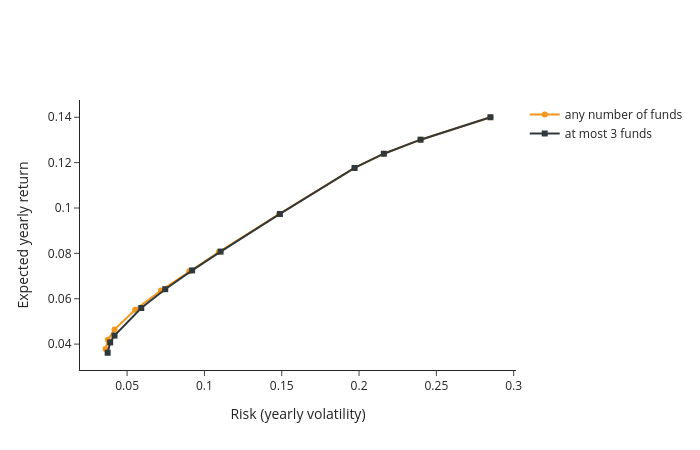

Notebook cell for this chart:
### Code cell
fig = go.Figure()
fig.add_trace(go.Scatter(x=front["risk"], y=front["return"], mode="lines+markers",
                         line_color="#F4961A", name="any number of funds"))
fig.add_trace(go.Scatter(x=front_k3["risk"], y=front_k3["return"], mode="lines+markers",
                         marker_symbol="square", line_color="#30383B", name="at most 3 funds"))
fig.update_layout(xaxis_title="Risk (yearly volatility)", yaxis_title="Expected yearly return",
                  template="simple_white", width=700, height=450)
fig.show()

### Figure 1 — Plotly figure (JSON) as saved in the notebook; plotly's stock layout.template omitted (floating-point values rounded to 4 significant figures)
{"data": [{"line": {"color": "#F4961A"}, "mode": "lines+markers", "name": "any number of funds", "type": "scatter", "x": [0.03606, 0.03754, 0.04185, 0.05521, 0.07189, 0.0902, 0.1093, 0.1482, 0.1971, 0.216, 0.2398, 0.285], "y": [0.03785, 0.04188, 0.04644, 0.05513, 0.06361, 0.07208, 0.08056, 0.09728, 0.1177, 0.1239, 0.1301, 0.14]}, {"line": {"color": "#30383B"}, "marker": {"symbol": "square"}, "mode": "lines+markers", "name": "at most 3 funds", "type": "scatter", "x": [0.03743, 0.03906, 0.04185, 0.05916, 0.07465, 0.09206, 0.1105, 0.1488, 0.1971, 0.216, 0.2398, 0.285], "y": [0.0362, 0.04075, 0.04376, 0.05592, 0.06421, 0.0725, 0.08079, 0.09737, 0.1177, 0.1239, 0.1301, 0.14]}], "layout": {"height": 450, "width": 700, "xaxis": {"title": {"text": "Risk (yearly volatility)"}}, "yaxis": {"title": {"text": "Expected yearly return"}}}}
